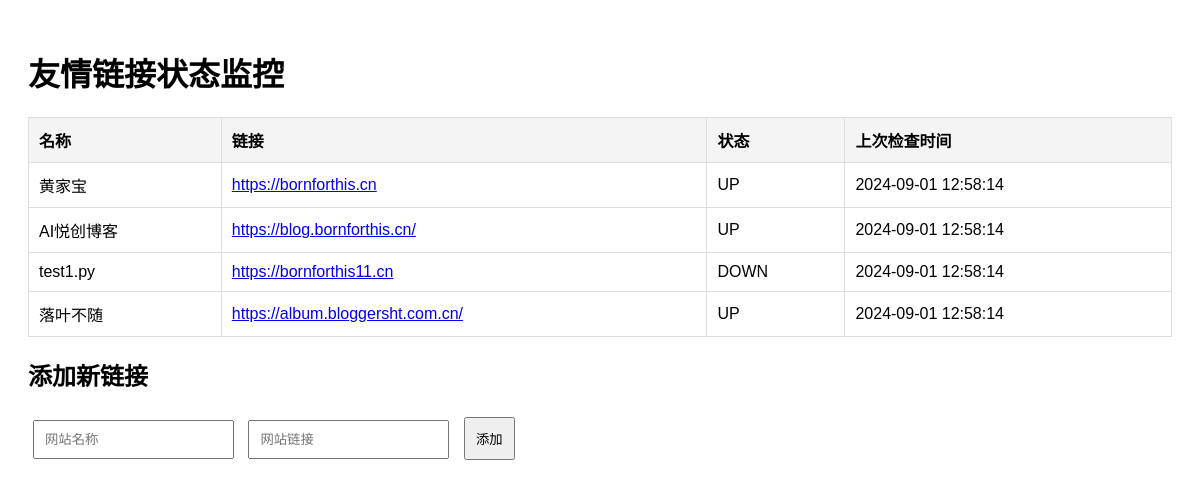
Before: / with the older database file.
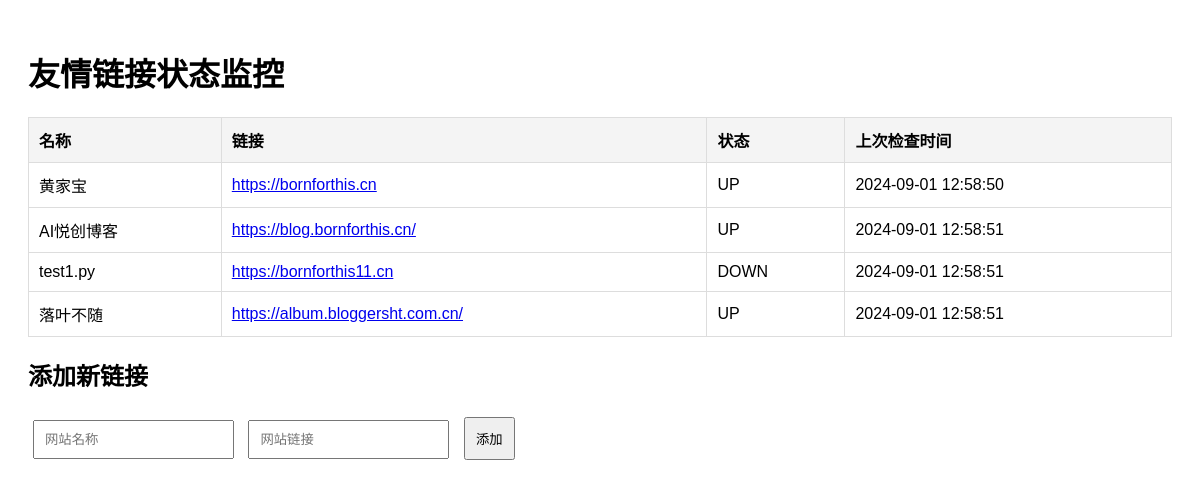
After: the same page with the newer database file.
### tables this page shows
CREATE TABLE links
                 (id INTEGER PRIMARY KEY AUTOINCREMENT, 
                  name TEXT, 
                  url TEXT, 
                  status TEXT, 
                  last_checked TEXT);

### app.py (the view)
@app.route('/')
def index():
    conn = sqlite3.connect('links.db')
    c = conn.cursor()
    c.execute("SELECT name, url, status, last_checked FROM links")
    links = c.fetchall()
    conn.close()
    return render_template('index.html', links=links)

### templates/index.html (shortened to what this page needs)
<!DOCTYPE html>
<html lang="en">
<head>
    <link rel="stylesheet" href="{{ url_for('static', filename='styles.css') }}">
</head>
<body>
<h1>友情链接状态监控</h1>
<table>
    <thead>
    <tr>
        <th>名称</th>
        <th>链接</th>
        <th>状态</th>
        <th>上次检查时间</th>
    </tr>
    </thead>
    <tbody>
    {% for link in links %}
        <tr>
            <td>{{ link[0] }}</td>
            <td><a href="{{ link[1] }}" target="_blank">{{ link[1] }}</a></td>
            <td>{{ link[2] }}</td>
            <td>{{ link[3] }}</td>
        </tr>
    {% endfor %}
    </tbody>
</table>
<h2>添加新链接</h2>
<form id="addLinkForm">
    <input type="text" name="name" placeholder="网站名称" required>
    <input type="url" name="url" placeholder="网站链接" required>
    <button type="submit">添加</button>
</form>
</body>
</html>

### static/styles.css (style rules this page uses)
body { font-family: Arial, sans-serif; padding: 20px; }
table { width: 100%; border-collapse: collapse; margin-bottom: 20px; }
th, td { padding: 10px; border: 1px solid #ddd; text-align: left; }
th { background-color: #f4f4f4; }
form input, form button { padding: 10px; margin: 5px; }

Changed rows visible on the page:
changed links "黄家宝": last_checked "2024-09-01 12:58:14" → "2024-09-01 12:58:50"
changed links "AI悦创博客": last_checked "2024-09-01 12:58:14" → "2024-09-01 12:58:51"
changed links "test1.py": last_checked "2024-09-01 12:58:14" → "2024-09-01 12:58:51"
changed links "落叶不随": last_checked "2024-09-01 12:58:14" → "2024-09-01 12:58:51"
